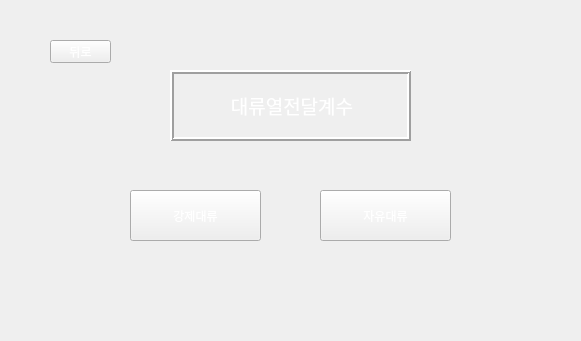
<?xml version="1.0" encoding="UTF-8"?>
<ui version="4.0">
 <class>Form</class>
 <widget class="QWidget" name="Form">
  <property name="geometry">
   <rect>
    <x>0</x>
    <y>0</y>
    <width>581</width>
    <height>341</height>
   </rect>
  </property>
  <property name="minimumSize">
   <size>
    <width>581</width>
    <height>341</height>
   </size>
  </property>
  <property name="maximumSize">
   <size>
    <width>581</width>
    <height>341</height>
   </size>
  </property>
  <property name="windowTitle">
   <string>Form</string>
  </property>
  <property name="styleSheet">
   <string notr="true">background-image: url(:/background/하얀거.png);</string>
  </property>
  <widget class="QPushButton" name="pushButton">
   <property name="geometry">
    <rect>
     <x>50</x>
     <y>40</y>
     <width>61</width>
     <height>23</height>
    </rect>
   </property>
   <property name="styleSheet">
    <string notr="true">QPushButton {
color: qlineargradient(spread:pad, x1:0, y1:1, x2:1, y2:0, stop:0 rgba(255, 255, 255, 255), stop:1 rgba(255, 255, 255, 255));
background-image: url(:/background/버튼2.png);
font: 10pt &quot;맑은 고딕&quot;;
}
QPushButton:hover{
border-image: url(:/background/버튼클릭2.png);
}</string>
   </property>
   <property name="text">
    <string>뒤로</string>
   </property>
  </widget>
  <widget class="QPushButton" name="pushButton_2">
   <property name="geometry">
    <rect>
     <x>130</x>
     <y>190</y>
     <width>131</width>
     <height>51</height>
    </rect>
   </property>
   <property name="toolTip">
    <string>수직평판에서의 Nusselt Number를 구합니다</string>
   </property>
   <property name="toolTipDuration">
    <number>5000</number>
   </property>
   <property name="styleSheet">
    <string notr="true">QPushButton {
color: qlineargradient(spread:pad, x1:0, y1:1, x2:1, y2:0, stop:0 rgba(255, 255, 255, 255), stop:1 rgba(255, 255, 255, 255));
background-image: url(:/background/버튼2.png);
font: 10pt &quot;맑은 고딕&quot;;
}
QPushButton:hover{
border-image: url(:/background/버튼클릭2.png);
}</string>
   </property>
   <property name="text">
    <string>강제대류</string>
   </property>
  </widget>
  <widget class="QPushButton" name="pushButton_4">
   <property name="geometry">
    <rect>
     <x>320</x>
     <y>190</y>
     <width>131</width>
     <height>51</height>
    </rect>
   </property>
   <property name="toolTip">
    <string>수직평판에서의 Nusselt Number를 구합니다</string>
   </property>
   <property name="toolTipDuration">
    <number>5000</number>
   </property>
   <property name="styleSheet">
    <string notr="true">QPushButton {
color: qlineargradient(spread:pad, x1:0, y1:1, x2:1, y2:0, stop:0 rgba(255, 255, 255, 255), stop:1 rgba(255, 255, 255, 255));
background-image: url(:/background/버튼2.png);
font: 10pt &quot;맑은 고딕&quot;;
}
QPushButton:hover{
border-image: url(:/background/버튼클릭2.png);
}</string>
   </property>
   <property name="text">
    <string>자유대류</string>
   </property>
  </widget>
  <widget class="QLabel" name="label_9">
   <property name="geometry">
    <rect>
     <x>0</x>
     <y>0</y>
     <width>581</width>
     <height>341</height>
    </rect>
   </property>
   <property name="styleSheet">
    <string notr="true">image: url(:/background/배경2.png);</string>
   </property>
   <property name="text">
    <string/>
   </property>
  </widget>
  <widget class="QLabel" name="label">
   <property name="geometry">
    <rect>
     <x>170</x>
     <y>70</y>
     <width>241</width>
     <height>71</height>
    </rect>
   </property>
   <property name="styleSheet">
    <string notr="true">font: 10pt &quot;맑은 고딕&quot;;
color: rgb(255, 255, 255);
background-image: url(:/background/버튼2.png);</string>
   </property>
   <property name="frameShape">
    <enum>QFrame::Box</enum>
   </property>
   <property name="frameShadow">
    <enum>QFrame::Raised</enum>
   </property>
   <property name="lineWidth">
    <number>2</number>
   </property>
   <property name="text">
    <string>&lt;!DOCTYPE HTML PUBLIC &quot;-//W3C//DTD HTML 4.0//EN&quot; &quot;http://www.w3.org/TR/REC-html40/strict.dtd&quot;&gt;
&lt;html&gt;&lt;head&gt;&lt;meta name=&quot;qrichtext&quot; content=&quot;1&quot; /&gt;&lt;style type=&quot;text/css&quot;&gt;
p, li { white-space: pre-wrap; }
&lt;/style&gt;&lt;/head&gt;&lt;body style=&quot; font-family:'맑은 고딕'; font-size:10pt; font-weight:400; font-style:normal;&quot;&gt;
&lt;p align=&quot;center&quot; style=&quot; margin-top:12px; margin-bottom:12px; margin-left:0px; margin-right:0px; -qt-block-indent:0; text-indent:0px;&quot;&gt;&lt;span style=&quot; font-size:14pt;&quot;&gt;대류열전달계수&lt;/span&gt;&lt;/p&gt;&lt;/body&gt;&lt;/html&gt;</string>
   </property>
   <property name="buddy">
    <cstring>pushButton</cstring>
   </property>
  </widget>
  <zorder>label_9</zorder>
  <zorder>pushButton</zorder>
  <zorder>pushButton_2</zorder>
  <zorder>pushButton_4</zorder>
  <zorder>label</zorder>
 </widget>
 <resources>
  <include location="../resource/resources.qrc"/>
 </resources>
 <connections/>
</ui>
